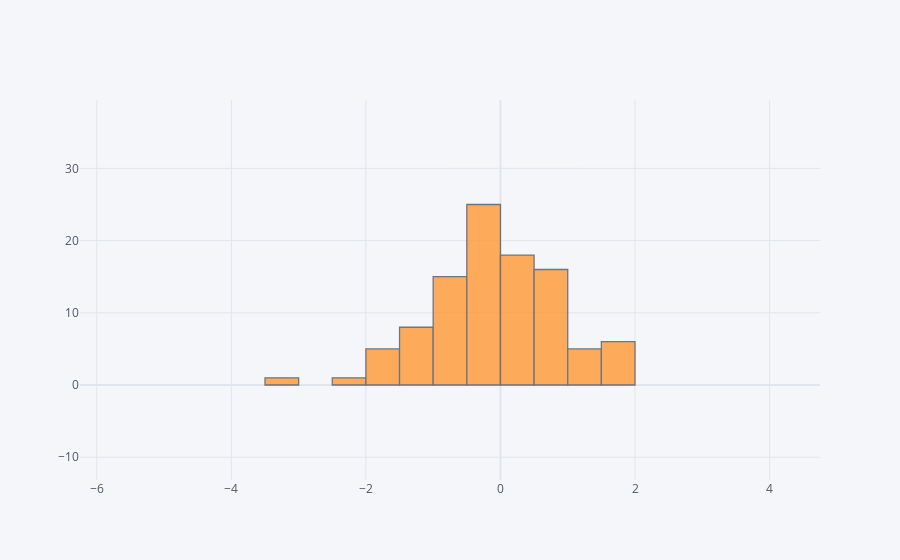

This figure's notebook cell:
### Code cell
df['A'].iplot(kind='hist')

### Figure 1 — Plotly figure (JSON) as saved in the notebook; plotly's stock layout.template omitted (floating-point values rounded to 4 significant figures)
{"data": [{"histfunc": "count", "histnorm": "", "marker": {"color": "rgba(255, 153, 51, 1.0)", "line": {"color": "#4D5663", "width": 1.3}}, "name": "A", "opacity": 0.8, "orientation": "v", "type": "histogram", "x": [-1.62, 0.3318, -0.7561, -1.121, 1.193, 0.4497, 1.075, 1.123, 0.2707, -0.2132, 0.1744, -0.1496, 0.07561, -1.326, 0.3371, 0.2081, 0.1555, -0.9985, 1.781, -0.7868, -0.03317, 0.01355, -0.5773, -0.1268, -0.3431, -0.4526, 1.123, -1.298, -0.1152, -0.2773, 1.819, 0.5616, 0.8853, -2.21, -1.476, -0.044, -0.1919, 0.2846, 1.916, 0.2341, 0.6336, -0.2968, -0.6015, -0.01706, -0.08109, -0.5042, -0.3417, 0.1695, 0.7968, -0.9133, -0.1924, -0.3224, -1.516, 0.1561, -0.4568, -0.08103, 0.1098, 0.8312, -0.4659, -0.9231, 0.6535, -0.5017, 0.6751, -1.593, 0.5739, -1.689, 0.8213, -0.005328, -1.762, -0.8268, -0.6297, 0.7653, -0.2974, -1.203, -1.388, -0.1095, 1.036, -3.384, -0.05151, -1.406, 0.3639, -0.163, -0.7863, -1.016, 0.02308, -0.8587, 0.503, 0.05282, 0.8314, 0.6422, 1.695, 0.561, -0.6494, 1.734, 0.7252, -0.6324, 0.02921, 0.5503, -0.3232, 1.947]}], "layout": {"autosize": true, "barmode": "overlay", "legend": {"bgcolor": "#F5F6F9", "font": {"color": "#4D5663"}}, "paper_bgcolor": "#F5F6F9", "plot_bgcolor": "#F5F6F9", "title": {"font": {"color": "#4D5663"}}, "xaxis": {"autorange": false, "gridcolor": "#E1E5ED", "range": [-6.25, 4.75], "showgrid": true, "tickfont": {"color": "#4D5663"}, "title": {"font": {"color": "#4D5663"}, "text": ""}, "type": "linear", "zerolinecolor": "#E1E5ED"}, "yaxis": {"autorange": false, "gridcolor": "#E1E5ED", "range": [-13.16, 39.47], "showgrid": true, "tickfont": {"color": "#4D5663"}, "title": {"font": {"color": "#4D5663"}, "text": ""}, "zerolinecolor": "#E1E5ED"}}}
